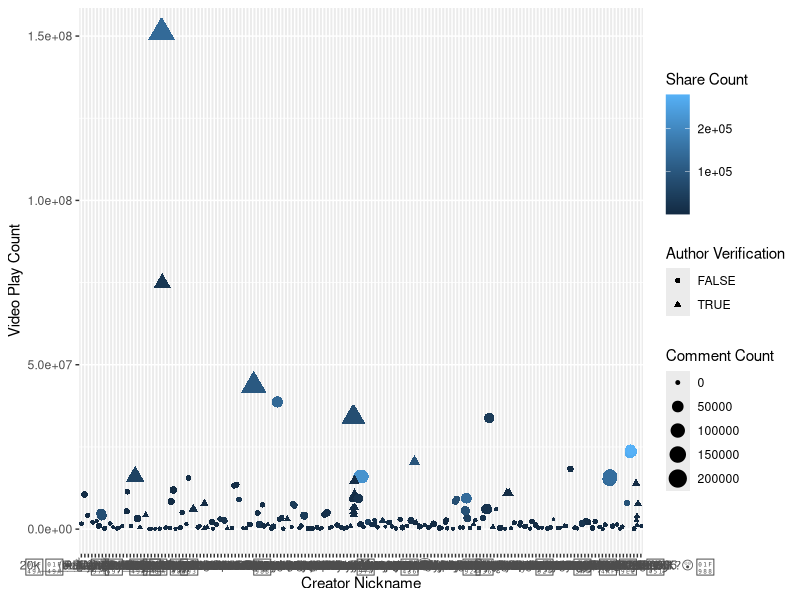

Recreate this plot in R.
## ---- chunk 1
library(ggplot2)
library(dplyr)
library(tidyr)
library(readr)

total_trends <- read_csv("total_trends.csv")
## ---- chunk 2
ggplot(total_trends, aes(author_nickname, stats_playCount, colour=stats_shareCount, size=stats_commentCount, shape=author_verified))+geom_jitter()+xlab("Creator Nickname")+ylab("Video Play Count")+scale_colour_continuous(name="Share Count")+scale_size_continuous(name="Comment Count")+scale_shape_discrete(name="Author Verification")

